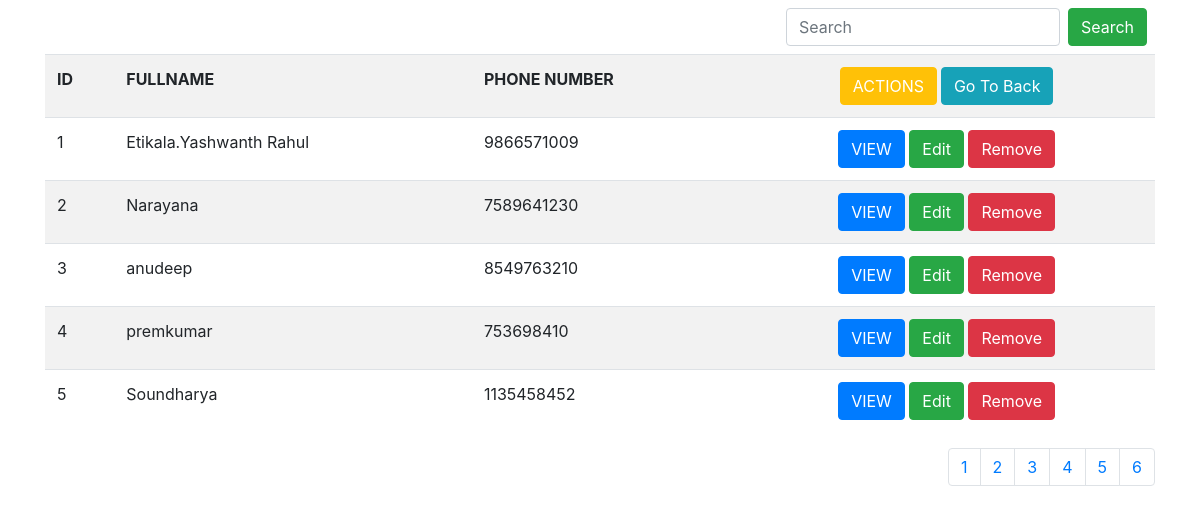
The page /PHP/Admin_Pages/User_Details.php (signed in) on the database its author committed.
### tables this page shows
CREATE TABLE `sports` (
  `id` int(200) NOT NULL,
  `fullname` varchar(200) DEFAULT NULL,
  `phonenumber` bigint(15) DEFAULT NULL,
  `email_id` varchar(200) DEFAULT NULL,
  `password` varchar(20) DEFAULT NULL,
  `gender` varchar(15) DEFAULT NULL,
  `dob` varchar(100) DEFAULT NULL,
  `languages` varchar(100) DEFAULT NULL,
  `photo` varchar(100) DEFAULT NULL
);

### PHP/Admin_Pages/User_Details.php (the view, shortened to what this page needs)
<?php
if(isset($_SESSION['email']) && isset($_SESSION['pswd']))
{
$page=$_GET['page'];
$connecting=mysqli_connect("localhost","root","","student");
$requirerecords=5;
if($page==0)
{
	$record_index=0;
}
else
{
   $record_index=$page*$requirerecords-$requirerecords;
}
$select_pagination="select *from sports limit $record_index,$requirerecords";
$qry=mysqli_query($connecting,$select_pagination);
?>
<!DOCTYPE HTML>
<html lang="en-US">
<head>
    <link rel="stylesheet" href="../../CSS/bootstrap.min.css">
	<link rel="stylesheet" href="../CSS/all.css">
    <link rel="stylesheet" href="../../jQuery/jquery-ui.min.css">
</head>
<body>
<div class="container">
<div class="float-right m-2">
	<form class="form-inline my-2 my-lg-0" method="POST">
      <input class="form-control mr-sm-2" type="search" placeholder="Search" id="search" name="searchbox" aria-label="Search">
      <button class="btn btn-success my-2 my-sm-0" name="search" type="submit">Search</button>
    </form>
</div>
<table class="table table-striped" style="">
<tr>
	<th>ID</th>
	<th>FULLNAME</th>
	<th>PHONE NUMBER</th>
	<th colspan="3" class="text-center">
	<a class="btn btn-warning text-white">ACTIONS</a>
	<a class="btn btn-info" href="Admin_Dash_Board.php">Go To Back</a>
	</th>
</tr>
<?php while($fetch=mysqli_fetch_assoc($qry))
{
?>
<tr>
		<td><?php echo $fetch['id'];?></td>
		<td><?php echo $fetch['fullname'];?></td>
		<td><?php echo $fetch['phonenumber'];?></td>
		<td class="text-center">
		<a href="view.php?view=<?php echo $fetch['id'];?>" class="btn btn-primary">VIEW</a>
		<a href="edit.php?edit=<?php echo $fetch['id'];?>" class="btn btn-success">Edit</a>
		<a href="remove.php?remove=<?php echo $fetch['id'];?>" class="btn btn-danger" onclick="return confirm('Do You Want To Delete It?');">Remove</a>
		</td>
</tr>
	<?php } ?>
</table>
</div>
<div class="container">
<div class="float-right" style="">
<?php
$select_for_pagination="select *from sports";
$query=mysqli_query($connecting,$select_for_pagination);
$total_records=mysqli_num_rows($query);
$pagerecords=ceil($total_records/$requirerecords);
?>
<nav aria-label="Page navigation example">
  <ul class="pagination">
  <?php
  for($a=1;$a<=$pagerecords;$a++)
  {
  ?>
    <li class="page-item"><a class="page-link" href="User_Details.php?page=<?php echo $a; ?>">
	<?php echo $a; ?></a></li>
	<?php } ?>
  </ul>
</nav>
</div>
</div>
</body>
</html>
<?php
}
else
{
	echo mysqli_error('User_Details.php')."error";
}
?>

### rows shown on the page
sports: id "1", fullname "Etikala.Yashwanth Rahul", phonenumber "9866571009"
sports: id "2", fullname "Narayana", phonenumber "7589641230"
sports: id "3", fullname "anudeep", phonenumber "8549763210"
sports: id "4", fullname "premkumar", phonenumber "753698410"
sports: id "5", fullname "Soundharya", phonenumber "1135458452"
